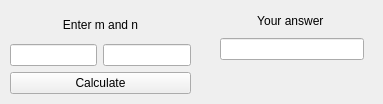
<?xml version="1.0" encoding="UTF-8"?>
<ui version="4.0">
 <class>MainWindow</class>
 <widget class="QMainWindow" name="MainWindow">
  <property name="geometry">
   <rect>
    <x>0</x>
    <y>0</y>
    <width>383</width>
    <height>104</height>
   </rect>
  </property>
  <property name="windowTitle">
   <string>MainWindow</string>
  </property>
  <widget class="QWidget" name="centralwidget">
   <widget class="QWidget" name="">
    <property name="geometry">
     <rect>
      <x>10</x>
      <y>11</y>
      <width>181</width>
      <height>83</height>
     </rect>
    </property>
    <layout class="QVBoxLayout" name="verticalLayout">
     <item>
      <widget class="QLabel" name="label">
       <property name="text">
        <string>Enter m and n</string>
       </property>
       <property name="alignment">
        <set>Qt::AlignCenter</set>
       </property>
      </widget>
     </item>
     <item>
      <layout class="QHBoxLayout" name="horizontalLayout">
       <item>
        <widget class="QLineEdit" name="lineGet_2"/>
       </item>
       <item>
        <widget class="QLineEdit" name="lineGet"/>
       </item>
      </layout>
     </item>
     <item>
      <widget class="QPushButton" name="pushButton">
       <property name="text">
        <string>Calculate</string>
       </property>
      </widget>
     </item>
    </layout>
   </widget>
   <widget class="QWidget" name="">
    <property name="geometry">
     <rect>
      <x>220</x>
      <y>10</y>
      <width>144</width>
      <height>50</height>
     </rect>
    </property>
    <layout class="QVBoxLayout" name="verticalLayout_2">
     <item>
      <widget class="QLabel" name="label_2">
       <property name="text">
        <string>Your answer </string>
       </property>
       <property name="alignment">
        <set>Qt::AlignCenter</set>
       </property>
      </widget>
     </item>
     <item>
      <widget class="QLineEdit" name="lineSet"/>
     </item>
    </layout>
   </widget>
  </widget>
 </widget>
 <resources/>
 <connections/>
</ui>
